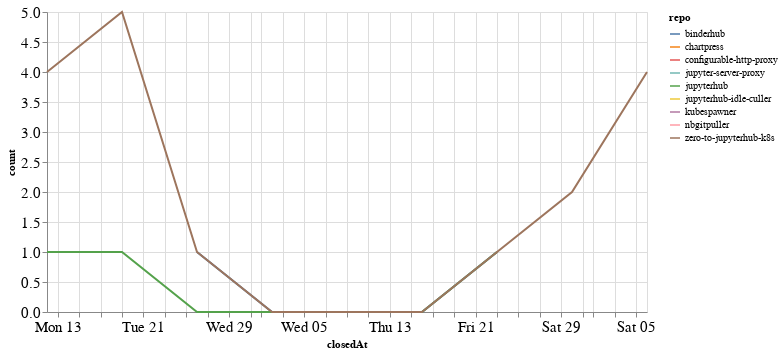

Here is the notebook cell this chart was saved with:
### Code cell
closed_by_time = closed_by.groupby('repo').resample('W', on='closedAt').count()['author'].reset_index()
closed_by_time = closed_by_time.rename(columns={'author': 'count'})

alt.Chart(closed_by_time, width=600).mark_line().encode(
    x='closedAt',
    y='count',
    color='repo',
    tooltip="repo"
)

### Figure 1 — Vega-Lite specification as saved in the notebook (floating-point values rounded to 4 significant figures)
{"config": {"axisLeft": {"labelFontSize": 15}, "axisBottom": {"labelFontSize": 15}}, "data": {"name": "data-392f7b04ecb256fe27d8277093d9992b"}, "mark": "line", "encoding": {"color": {"type": "nominal", "field": "repo"}, "tooltip": {"type": "nominal", "field": "repo"}, "x": {"type": "temporal", "field": "closedAt"}, "y": {"type": "quantitative", "field": "count"}}, "width": 600, "$schema": "https://vega.github.io/schema/vega-lite/v4.8.1.json", "datasets": {"data-392f7b04ecb256fe27d8277093d9992b": [{"repo": "binderhub", "closedAt": "2020-07-26T00:00:00", "count": 1}, {"repo": "binderhub", "closedAt": "2020-08-02T00:00:00", "count": 0}, {"repo": "binderhub", "closedAt": "2020-08-09T00:00:00", "count": 0}, {"repo": "binderhub", "closedAt": "2020-08-16T00:00:00", "count": 0}, {"repo": "binderhub", "closedAt": "2020-08-23T00:00:00", "count": 1}, {"repo": "chartpress", "closedAt": "2020-07-19T00:00:00", "count": 1}, {"repo": "configurable-http-proxy", "closedAt": "2020-08-30T00:00:00", "count": 1}, {"repo": "jupyter-server-proxy", "closedAt": "2020-08-02T00:00:00", "count": 1}, {"repo": "jupyterhub", "closedAt": "2020-07-12T00:00:00", "count": 1}, {"repo": "jupyterhub", "closedAt": "2020-07-19T00:00:00", "count": 1}, {"repo": "jupyterhub", "closedAt": "2020-07-26T00:00:00", "count": 0}, {"repo": "jupyterhub", "closedAt": "2020-08-02T00:00:00", "count": 0}, {"repo": "jupyterhub", "closedAt": "2020-08-09T00:00:00", "count": 0}, {"repo": "jupyterhub", "closedAt": "2020-08-16T00:00:00", "count": 0}, {"repo": "jupyterhub", "closedAt": "2020-08-23T00:00:00", "count": 1}, {"repo": "jupyterhub-idle-culler", "closedAt": "2020-08-23T00:00:00", "count": 1}, {"repo": "kubespawner", "closedAt": "2020-07-19T00:00:00", "count": 1}, {"repo": "nbgitpuller", "closedAt": "2020-08-02T00:00:00", "count": 4}, {"repo": "zero-to-jupyterhub-k8s", "closedAt": "2020-07-12T00:00:00", "count": 4}, {"repo": "zero-to-jupyterhub-k8s", "closedAt": "2020-07-19T00:00:00", "count": 5}, {"repo": "zero-to-jupyterhub-k8s", "closedAt": "2020-07-26T00:00:00", "count": 1}, {"repo": "zero-to-jupyterhub-k8s", "closedAt": "2020-08-02T00:00:00", "count": 0}, {"repo": "zero-to-jupyterhub-k8s", "closedAt": "2020-08-09T00:00:00", "count": 0}, {"repo": "zero-to-jupyterhub-k8s", "closedAt": "2020-08-16T00:00:00", "count": 0}, {"repo": "zero-to-jupyterhub-k8s", "closedAt": "2020-08-23T00:00:00", "count": 1}, {"repo": "zero-to-jupyterhub-k8s", "closedAt": "2020-08-30T00:00:00", "count": 2}, {"repo": "zero-to-jupyterhub-k8s", "closedAt": "2020-09-06T00:00:00", "count": 4}]}}
